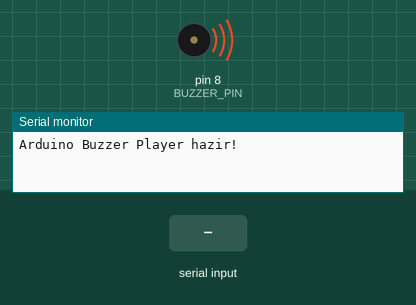
The sketch below on a simulated Arduino Uno, built with avr-gcc and run on an emulated ATmega328P. Parts: buzzer (waves = sounding), the last lines printed to the serial monitor. The inputs (shaded band) are chosen by the test bench.

Above: at 0.01 s.
At 1.5 s:
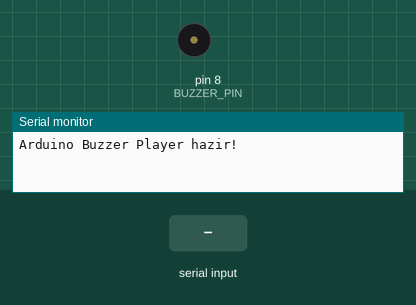
1.6 s: "90,45\n" received over Serial
At 2.8 s:
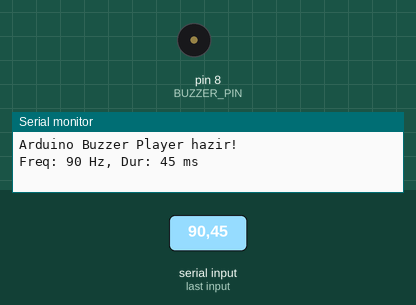
Timing chart, 0 to 4.6 s (numbered marks = the images above; inputs shaded):
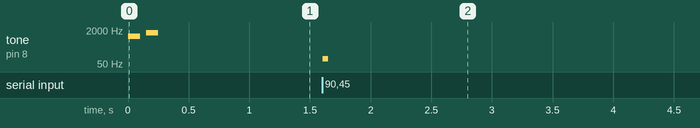

The sketch:

arduino_buzzer_player.ino
```cpp
/*
 * MIDI to Arduino Buzzer Player
 *
 * Bu Arduino kodu Python scriptinden gelen notaları buzzer ile çalar.
 *
 * Bağlantı:
 * - Buzzer (+) pini -> Arduino Pin 8
 * - Buzzer (-) pini -> Arduino GND
 *
 * Seri Port Formatı: "FREQUENCY,DURATION\n"
 * Örnek: "440,200\n" -> 440 Hz frekansı 200 ms boyunca çal
 *        "0,0\n" -> Sesi durdur
 */

#define BUZZER_PIN 8  // Buzzer'ın bağlı olduğu pin

void setup() {
  // Seri portu başlat
  Serial.begin(9600);

  // Buzzer pinini çıkış olarak ayarla
  pinMode(BUZZER_PIN, OUTPUT);

  // Başlangıç sinyali
  Serial.println("Arduino Buzzer Player hazir!");

  // Başlangıç melodisi (opsiyonel)
  tone(BUZZER_PIN, 1000, 100);
  delay(150);
  tone(BUZZER_PIN, 1500, 100);
  delay(150);
  noTone(BUZZER_PIN);
}

void loop() {
  // Seri porttan veri gelip gelmediğini kontrol et
  if (Serial.available() > 0) {
    // Satır sonuna kadar oku
    String data = Serial.readStringUntil('\n');
    data.trim();  // Boşlukları temizle

    // Virgül ile ayır
    int commaIndex = data.indexOf(',');
    if (commaIndex > 0) {
      // Frekans ve süre değerlerini al
      String freqStr = data.substring(0, commaIndex);
      String durStr = data.substring(commaIndex + 1);

      int frequency = freqStr.toInt();
      int duration = durStr.toInt();

      // Debug için seri porta yazdır
      Serial.print("Freq: ");
      Serial.print(frequency);
      Serial.print(" Hz, Dur: ");
      Serial.print(duration);
      Serial.println(" ms");

      // Frekans 0 ise sesi durdur
      if (frequency == 0) {
        noTone(BUZZER_PIN);
      }
      // Aksi halde notayı çal
      else {
        // Duration 0 ise sürekli çal
        if (duration == 0) {
          tone(BUZZER_PIN, frequency);
        }
        // Duration verilmişse belirtilen süre boyunca çal
        else {
          tone(BUZZER_PIN, frequency, duration);
        }
      }
    }
  }
}

/*
 * NOTLAR:
 *
 * 1. tone() fonksiyonu:
 *    - tone(pin, frequency) -> Sürekli çalar
 *    - tone(pin, frequency, duration) -> Belirtilen süre boyunca çalar
 *
 * 2. noTone() fonksiyonu:
 *    - noTone(pin) -> Sesi durdurur
 *
 * 3. Frekans Aralığı:
 *    - Arduino tone() fonksiyonu 31 Hz - 65535 Hz arası çalışır
 *    - İnsan kulağı yaklaşık 20 Hz - 20000 Hz arası duyar
 *    - Piyano notaları: 27.5 Hz (A0) - 4186 Hz (C8)
 *
 * 4. Buzzer Seçimi:
 *    - Pasif buzzer kullanılmalıdır (aktif buzzer tek frekans çalar)
 *    - Pasif buzzer frekans kontrolü sağlar
 *
 * 5. Alternatif Pin:
 *    - Buzzer'ı farklı bir pine bağlarsanız BUZZER_PIN değerini değiştirin
 *    - PWM destekli pinler: 3, 5, 6, 9, 10, 11 (Uno için)
 */
```

Measured:
- after the input at 1.6 s, tone on pin 8 (BUZZER_PIN): silent → 90 Hz at once, → silent 0.05 s later
